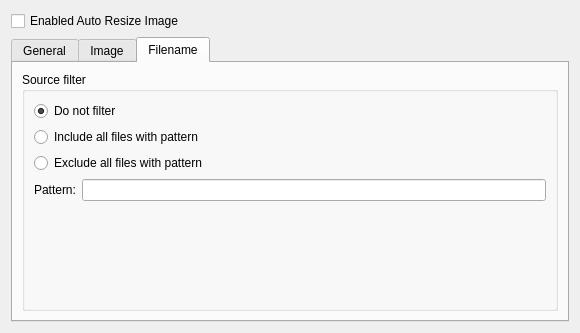
<?xml version="1.0" encoding="UTF-8"?>
<ui version="4.0">
 <class>ImageScalingWidget</class>
 <widget class="QWidget" name="ImageScalingWidget">
  <property name="geometry">
   <rect>
    <x>0</x>
    <y>0</y>
    <width>580</width>
    <height>333</height>
   </rect>
  </property>
  <layout class="QVBoxLayout" name="verticalLayout">
   <item>
    <widget class="QCheckBox" name="enabledAutoResize">
     <property name="text">
      <string>Enabled Auto Resize Image</string>
     </property>
    </widget>
   </item>
   <item>
    <widget class="QTabWidget" name="tabWidget">
     <property name="currentIndex">
      <number>2</number>
     </property>
     <widget class="QWidget" name="tab">
      <attribute name="title">
       <string>General</string>
      </attribute>
      <layout class="QGridLayout" name="gridLayout_4">
       <item row="0" column="0">
        <widget class="QCheckBox" name="KeepImageRatio">
         <property name="text">
          <string>Keep Ratio</string>
         </property>
        </widget>
       </item>
       <item row="1" column="0">
        <widget class="QCheckBox" name="AskBeforeResizing">
         <property name="text">
          <string>Ask before resizing</string>
         </property>
        </widget>
       </item>
       <item row="2" column="0">
        <layout class="QHBoxLayout" name="horizontalLayout">
         <item>
          <widget class="QLabel" name="label">
           <property name="text">
            <string>Write to format</string>
           </property>
          </widget>
         </item>
         <item>
          <widget class="KComboBox" name="WriteToImageFormat"/>
         </item>
        </layout>
       </item>
       <item row="2" column="1">
        <spacer name="horizontalSpacer">
         <property name="orientation">
          <enum>Qt::Horizontal</enum>
         </property>
         <property name="sizeHint" stdset="0">
          <size>
           <width>350</width>
           <height>20</height>
          </size>
         </property>
        </spacer>
       </item>
       <item row="3" column="1">
        <spacer name="verticalSpacer">
         <property name="orientation">
          <enum>Qt::Vertical</enum>
         </property>
         <property name="sizeHint" stdset="0">
          <size>
           <width>20</width>
           <height>40</height>
          </size>
         </property>
        </spacer>
       </item>
      </layout>
     </widget>
     <widget class="QWidget" name="tab_2">
      <attribute name="title">
       <string>Image</string>
      </attribute>
      <layout class="QVBoxLayout" name="verticalLayout_2">
       <item>
        <widget class="QCheckBox" name="ReduceImageToMaximum">
         <property name="text">
          <string>Reduce image to maximum dimension:</string>
         </property>
        </widget>
       </item>
       <item>
        <layout class="QFormLayout" name="formLayout">
         <property name="fieldGrowthPolicy">
          <enum>QFormLayout::ExpandingFieldsGrow</enum>
         </property>
         <item row="0" column="0">
          <layout class="QVBoxLayout" name="verticalLayout_4">
           <item>
            <widget class="QLabel" name="label_2">
             <property name="text">
              <string>Maximum width:</string>
             </property>
            </widget>
           </item>
           <item>
            <widget class="QLabel" name="label_3">
             <property name="text">
              <string>Maximum height:</string>
             </property>
            </widget>
           </item>
          </layout>
         </item>
         <item row="0" column="1">
          <layout class="QGridLayout" name="gridLayout_2">
           <item row="0" column="0">
            <widget class="KComboBox" name="CBMaximumWidth"/>
           </item>
           <item row="2" column="0">
            <widget class="KComboBox" name="CBMaximumHeight"/>
           </item>
           <item row="0" column="1">
            <widget class="KIntSpinBox" name="customMaximumWidth">
             <property name="suffix">
              <string> pt</string>
             </property>
             <property name="minimum">
              <number>1</number>
             </property>
             <property name="maximum">
              <number>999999</number>
             </property>
            </widget>
           </item>
           <item row="2" column="1">
            <widget class="KIntSpinBox" name="customMaximumHeight">
             <property name="suffix">
              <string> pt</string>
             </property>
             <property name="minimum">
              <number>1</number>
             </property>
             <property name="maximum">
              <number>999999</number>
             </property>
            </widget>
           </item>
          </layout>
         </item>
        </layout>
       </item>
       <item>
        <widget class="QCheckBox" name="EnlargeImageToMinimum">
         <property name="text">
          <string>Enlarge image to minimum dimension</string>
         </property>
        </widget>
       </item>
       <item>
        <layout class="QFormLayout" name="formLayout_2">
         <item row="0" column="0">
          <layout class="QVBoxLayout" name="verticalLayout_5">
           <item>
            <widget class="QLabel" name="label_4">
             <property name="text">
              <string>Minimum width:</string>
             </property>
            </widget>
           </item>
           <item>
            <widget class="QLabel" name="label_5">
             <property name="text">
              <string>Minimum height:</string>
             </property>
            </widget>
           </item>
          </layout>
         </item>
         <item row="0" column="1">
          <layout class="QGridLayout" name="gridLayout_3">
           <item row="0" column="0">
            <widget class="KComboBox" name="CBMinimumWidth"/>
           </item>
           <item row="2" column="0">
            <widget class="KComboBox" name="CBMinimumHeight"/>
           </item>
           <item row="0" column="1">
            <widget class="KIntSpinBox" name="customMinimumWidth">
             <property name="suffix">
              <string> pt</string>
             </property>
             <property name="minimum">
              <number>1</number>
             </property>
             <property name="maximum">
              <number>999999</number>
             </property>
            </widget>
           </item>
           <item row="2" column="1">
            <widget class="KIntSpinBox" name="customMinimumHeight">
             <property name="suffix">
              <string> pt</string>
             </property>
             <property name="minimum">
              <number>1</number>
             </property>
             <property name="maximum">
              <number>999999</number>
             </property>
            </widget>
           </item>
          </layout>
         </item>
        </layout>
       </item>
       <item>
        <layout class="QHBoxLayout" name="horizontalLayout_2">
         <item>
          <widget class="QCheckBox" name="skipImageSizeLower">
           <property name="text">
            <string>Skip image whose size of the source file is lower than:</string>
           </property>
          </widget>
         </item>
         <item>
          <widget class="KIntSpinBox" name="imageSize">
           <property name="suffix">
            <string> kb</string>
           </property>
           <property name="maximum">
            <number>99999</number>
           </property>
          </widget>
         </item>
        </layout>
       </item>
       <item>
        <spacer name="verticalSpacer_2">
         <property name="orientation">
          <enum>Qt::Vertical</enum>
         </property>
         <property name="sizeHint" stdset="0">
          <size>
           <width>20</width>
           <height>40</height>
          </size>
         </property>
        </spacer>
       </item>
      </layout>
     </widget>
     <widget class="QWidget" name="tab_3">
      <attribute name="title">
       <string>Filename</string>
      </attribute>
      <layout class="QVBoxLayout" name="verticalLayout_3">
       <item>
        <widget class="QGroupBox" name="filterSourceGroupBox">
         <property name="title">
          <string>Source filter</string>
         </property>
         <layout class="QVBoxLayout" name="verticalLayout_6">
          <item>
           <widget class="QRadioButton" name="notFilterFilename">
            <property name="text">
             <string>Do not filter</string>
            </property>
            <property name="checked">
             <bool>true</bool>
            </property>
           </widget>
          </item>
          <item>
           <widget class="QRadioButton" name="includeFilesWithPattern">
            <property name="text">
             <string>Include all files with pattern</string>
            </property>
           </widget>
          </item>
          <item>
           <widget class="QRadioButton" name="excludeFilesWithPattern">
            <property name="text">
             <string>Exclude all files with pattern</string>
            </property>
           </widget>
          </item>
          <item>
           <layout class="QHBoxLayout" name="horizontalLayout_3">
            <item>
             <widget class="QLabel" name="patternLabel">
              <property name="text">
               <string>Pattern:</string>
              </property>
             </widget>
            </item>
            <item>
             <widget class="KLineEdit" name="pattern"/>
            </item>
           </layout>
          </item>
          <item>
           <spacer name="verticalSpacer_3">
            <property name="orientation">
             <enum>Qt::Vertical</enum>
            </property>
            <property name="sizeHint" stdset="0">
             <size>
              <width>20</width>
              <height>40</height>
             </size>
            </property>
           </spacer>
          </item>
         </layout>
        </widget>
       </item>
      </layout>
     </widget>
    </widget>
   </item>
  </layout>
 </widget>
 <customwidgets>
  <customwidget>
   <class>KComboBox</class>
   <extends>QComboBox</extends>
   <header>kcombobox.h</header>
  </customwidget>
  <customwidget>
   <class>KLineEdit</class>
   <extends>QLineEdit</extends>
   <header>klineedit.h</header>
  </customwidget>
  <customwidget>
   <class>KIntSpinBox</class>
   <extends>QSpinBox</extends>
   <header>knuminput.h</header>
  </customwidget>
 </customwidgets>
 <resources/>
 <connections/>
</ui>
